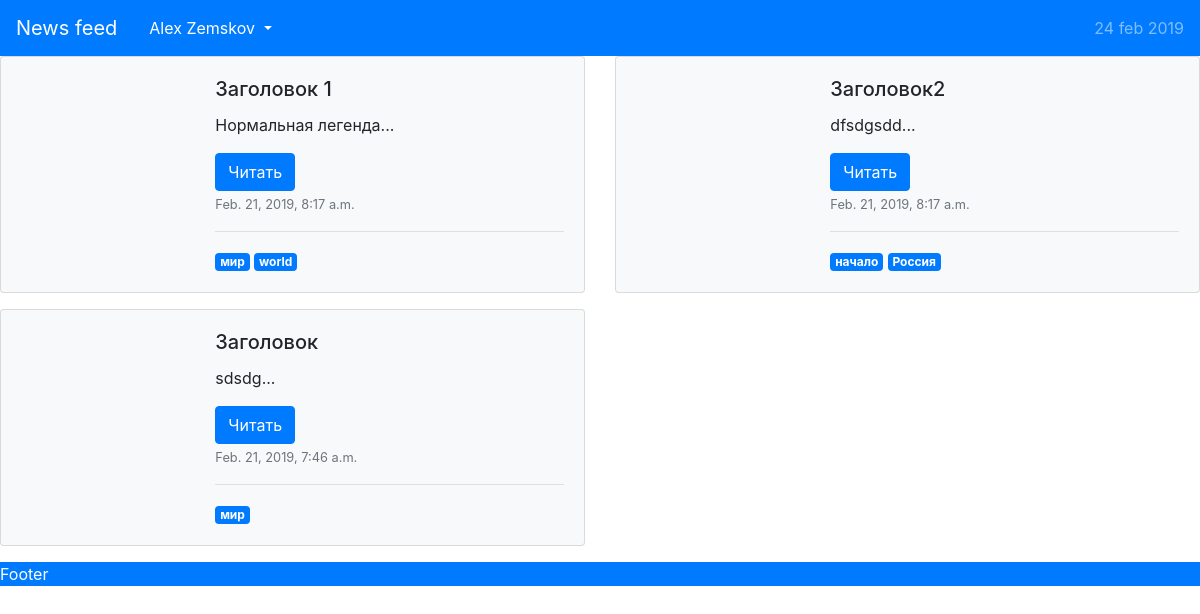
Screenshot of /articles/ (signed in) with the database file from the repository.
### users/models.py (models this page shows, shortened)
class Article(models.Model):
	title = models.CharField(max_length=100)
	legend = models.CharField(max_length=300)
	description = models.TextField()
	author = models.ForeignKey(User, on_delete=models.CASCADE)
	time_published = models.DateTimeField(auto_now_add=True)
	time_edited = models.DateTimeField(auto_now=True)
	tags = models.ManyToManyField(
		Tag,
		related_name="articles",
		related_query_name="article",
		db_table="user_article_tags"
	)
	class Meta:
		ordering = ["-time_published"]

class Tag(models.Model):
	name = models.CharField(max_length=255, unique=True)

### users/views.py (the view)
# urls.py: re_path(r'^articles/$', views.tag_page),
def tag_page(request):
	tag = request.GET.get("tag", None)
	if tag is not None:
		articles = Article.objects.filter(tags__name=tag)
	else:
		articles = Article.objects.all()
	user = None
	id = request.session.get('_auth_user_id', None)
	if id is not None:
		user = User.objects.get(id=id)
	if user is None and request.method == "POST":
		user = authenticate(username=request.POST['login'], password=request.POST['pass'])
		if user is not None:
			login(request, user)
	return render(request, 'index.html', context={
		'articles': articles,
		'user': user,
		'header': header_data
	})

### templates/index.html (shortened to what this page needs)
{% extends "base.html" %}
{% block content %}
<div class="row">
{% for article in articles %}
		<div class="col-lg-6">
				<div class="card bg-light mb-3">
						<div class="row no-gutters">
								<div class="col-sm-4">
								</div>
								<div class="col-sm-8">
										<div class="card-body">
												<h5 class="card-title">{{ article.title }}</h5>
												<p class="card-text">{{ article.legend }}...</p>
												<button type="button" class="btn btn-primary" data-toggle="modal" data-target="#article{{ article.id }}">
														Читать
												</button>
												<p class="card-text"><small class="text-muted">{{ article.time_published }}</small></p>
												<hr>
												{% for tag in article.tags.all %}
												<a href="/articles/?tag={{ tag.name }}" class="badge badge-primary">{{ tag.name }}</a>
												{% endfor %}
										</div>
								</div>
						</div>
				</div>
		</div>
{% empty %}
<h2>Статей не найдено</h2>
{% endfor %}
</div>
{% endblock content %}

### templates/base.html (shortened to what this page needs)
<!DOCTYPE html>
{% load staticfiles %}
<html>
<head>
	<link rel="stylesheet" href="{% static 'css/style.css' %}" />
	<link rel="stylesheet" href="https://stackpath.bootstrapcdn.com/bootstrap/4.3.1/css/bootstrap.min.css">
	<link rel="stylesheet" href="https://use.fontawesome.com/releases/v5.7.2/css/all.css">
</head>
<body>
<div class="header">
	<nav class="navbar navbar-expand-lg navbar-dark bg-primary">
		<a class="navbar-brand" href="/">News feed</a>
		{% if user is None %}
		<div class="ml-auto">
			<button type="button" class="btn btn-primary mr-2" data-toggle="modal" data-target="#entry">
				<i class="far fa-user"></i>
			</button>
			<div class="modal fade" id="entry" tabindex="-1" role="dialog" aria-labelledby="modal-title" aria-hidden="true">
				<div class="modal-dialog modal-dialog-centered">
					<div class="modal-content">
						<div class="modal-header">
							<h5 class="modal-title" id="modal-title">Authorization</h5>
							<button type="button" class="close" data-dismiss="modal" aria-label="Close">
								<span aria-hidden="true">&times;</span>
							</button>
						</div>
						<div class="modal-body">
							<form method="post">
								{% csrf_token %}
								<div class="input-group flex-nowrap my-2">
									<div class="input-group-prepend">
										<span class="input-group-text" id="email-wrapping">@</span>
									</div>
									<input name="login" type="text" class="form-control" placeholder="Эл. Почта" aria-label="email" aria-describedby="email-wrapping">
								</div>
								<div class="input-group flex-nowrap my-2">
									<div class="input-group-prepend">
										<span class="input-group-text" id="pass-wrapping"><i class="fas fa-lock"></i></span>
									</div>
									<input name="pass" type="password" class="form-control" placeholder="Пароль" aria-label="email" aria-describedby="pass-wrapping">
								</div>
								<div class="form-group my-2">
									<button type="submit" class="form-control btn btn-primary">Войти</button>
								</div>
							</form>
							<h4 class="text-center">or</h4>
							<div class="text-center">
								{% for name_social in header.social %}
								<a class="btn btn-primary btn-lg text-white"><i class="fab fa-{{ name_social }}"></i></a>
								{% endfor %}
							</div>
						</div>
						<div class="modal-footer">
						</div>
					</div>
				</div>
			</div>
		</div>
		{% else %}
		<div class="dropdown ml-auto">
			<a class="nav-link text-white dropdown-toggle" href="#" id="userDropdown" role="button" data-toggle="dropdown" aria-haspopup="true" aria-expanded="false">
				{{ user.get_full_name }}
			</a>
		</div>
		{% endif %}
		<div class="collapse navbar-collapse" id="navbarNav">
			<ul class="navbar-nav ml-auto">
				<li class="nav-item">
					<span class="navbar-text">{% now "j b Y" %}</span>
				</li>
			</ul>
		</div>
	</nav>
</div>
<div class="content">{% block content%}Not found content{% endblock content %}</div>
<div class="footer text-white bg-primary">Footer</div>
</body>
</html>

### static/css/style.css (style rules this page uses)
body { font-family: Verdana; }

### rows the page displays
Article: title "Заголовок 1", legend "Нормальная легенда", time_published "Feb. 21, 2019, 8:17 a.m."
Tag: name "мир"
Tag: name "world"
Article: title "Заголовок2", legend "dfsdgsdd", time_published "Feb. 21, 2019, 8:17 a.m."
Tag: name "начало"
Tag: name "Россия"
Article: title "Заголовок", legend "sdsdg", time_published "Feb. 21, 2019, 7:46 a.m."

### other values shown
{{ user.get_full_name }} "Alex Zemskov"
